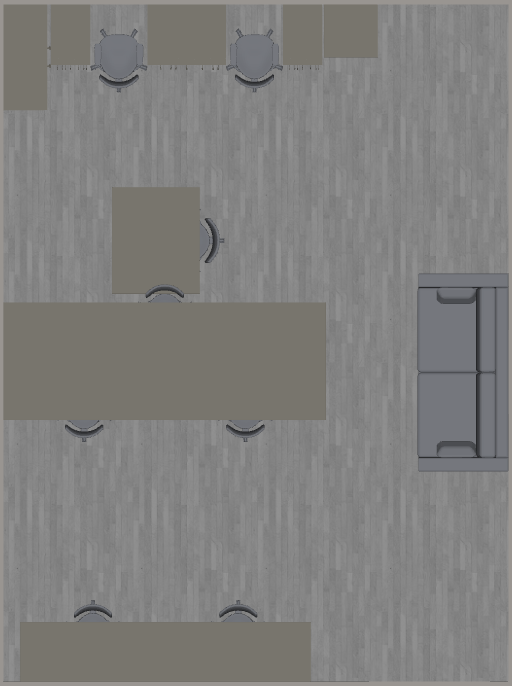
#> input picture floorplan.png, 512 x 686 px, found by its file name
$ python floor_view.py
#> lines starting #> are read from the running program, lines starting #| are printed output that depends on the picture
import socket
import threading
import matplotlib.pyplot as plt
import matplotlib.animation as animation
import matplotlib.image as mpimg
import numpy as np
from scipy.optimize import least_squares
import json

# ---------------- CONFIGURATION ---------------- #
HOST = "192.168.xx.xx"  # Your PC's IP address
PORT = 7007  # Must match ESP32 port
ANCHOR_POSITIONS = np.array(
    [[15, 5], [290, 5], [165, 625]]  # Anchor 1  # Anchor 2  # Anchor 3
)
MARGIN = 20  # For dynamic zoom (not needed for fixed view)
ROOM_WIDTH = 480  # cm
ROOM_HEIGHT = 650  # cm
IMAGE_FILE = "floorplan.png"  # Background image of your room
# ------------------------------------------------ #

# Global variables
latest_data = None
latest_signal_strengths = None  # New variable for signal strengths
data_lock = threading.Lock()
server_running = True
buffer = ""


# [28 lines left out: function trilaterate, not called in this run]


def wifi_server():
    """TCP server to receive data from ESP32"""
    global latest_data, latest_signal_strengths, server_running, buffer

    with socket.socket(socket.AF_INET, socket.SOCK_STREAM) as s:
        s.setsockopt(socket.SOL_SOCKET, socket.SO_REUSEADDR, 1)
        s.bind((HOST, PORT))
        s.listen()
        print(f"Server listening on {HOST}:{PORT}")

        while server_running:
            try:
                conn, addr = s.accept()
                with conn:
                    print(f"Connected by {addr}")
                    while server_running:
                        try:
                            data = conn.recv(1024)
                            if not data:
                                break
                            decoded = data.decode("utf-8")
                            buffer += decoded

                            while "\n" in buffer:
                                line, buffer = buffer.split("\n", 1)
                                line = line.strip()
                                if line:
                                    try:
                                        # Parse JSON data
                                        json_data = json.loads(line)
                                        anchors = json_data[
                                            "anchors"
                                        ]  # Extract the anchors dictionary
                                        d1 = float(anchors["A1"]["distance"])
                                        d2 = float(anchors["A2"]["distance"])
                                        d3 = float(anchors["A3"]["distance"])
                                        s1 = float(anchors["A1"]["rssi"])
                                        s2 = float(anchors["A2"]["rssi"])
                                        s3 = float(anchors["A3"]["rssi"])
                                        with data_lock:
                                            latest_data = (d1, d2, d3)
                                            latest_signal_strengths = (s1, s2, s3)

                                        print(f"Tag ID: {json_data['tag_id']}")
                                        print(
                                            f"Received data: d1={d1:.2f} cm, d2={d2:.2f} cm, d3={d3:.2f} cm"
                                        )
                                        print(
                                            f"Signal strengths: s1={s1:.2f} dBm, s2={s2:.2f} dBm, s3={s3:.2f} dBm"
                                        )

                                    except (
                                        ValueError,
                                        KeyError,
                                        json.JSONDecodeError,
                                    ) as e:
                                        print(f"Invalid data: {line} - Error: {e}")
                        except ConnectionResetError:
                            print("Client disconnected")
                            break
            except OSError as e:
                if server_running:
                    print(f"Server error: {e}")
                break


# ---------------- PLOTTING SETUP ---------------- #
fig, ax = plt.subplots(figsize=(10, 8))

# Load and display room background image
bg_img = mpimg.imread(IMAGE_FILE)
#> bg_img is the input picture: shape (686, 512, 3) float32; mean R, G, B 0.504, 0.502, 0.496
img_extent = [0, ROOM_WIDTH, 0, ROOM_HEIGHT]
ax.imshow(bg_img, extent=img_extent, origin="lower", alpha=0.6, zorder=-1)

# Plot anchors and create text annotations for signal strength
anchor_texts = []
for i, (x, y) in enumerate(ANCHOR_POSITIONS):
    color = ["g", "b", "m"][i]
    ax.plot(x, y, f"{color}^", markersize=12, label=f"Anchor {i + 1}")
    # Create text object for signal strength, positioned above each anchor
    txt = ax.text(x, y + 20, "", color=color, ha="center", va="bottom")
    anchor_texts.append(txt)

# Tag and path
(tag_dot,) = ax.plot([], [], "ro", markersize=10, label="Tag Position")
(path_line,) = ax.plot([], [], "b-", alpha=0.5, linewidth=1, label="Tag Path")

path_x, path_y = [], []

# Set fixed room size view
ax.set_xlim(0, ROOM_WIDTH)
ax.set_ylim(0, ROOM_HEIGHT)
ax.set_aspect("equal")
ax.grid(True, linestyle="--", alpha=0.7)
ax.legend(loc="upper right")
ax.set_title("Real-time UWB Tag Position Tracking (3 Anchors)", pad=40)
ax.set_xlabel("X Position (cm)", labelpad=10)
ax.set_ylabel("Y Position (cm)", labelpad=10)


# ---------------- ANIMATION FUNCTION ---------------- #
def update(frame):
    global latest_data, latest_signal_strengths, path_x, path_y

    with data_lock:
        if latest_data and latest_signal_strengths:
            d1, d2, d3 = latest_data
            s1, s2, s3 = latest_signal_strengths

            # Update signal strength texts
            for i, (txt, sig) in enumerate(zip(anchor_texts, (s1, s2, s3))):
                txt.set_text(f"{sig:.1f} dBm")

            pos = trilaterate([d1, d2, d3], ANCHOR_POSITIONS)
            if pos is not None:
                x_cm, y_cm = pos
                print(f"Tag position: x={x_cm:.1f} cm, y={y_cm:.1f} cm")

                tag_dot.set_data([x_cm], [y_cm])
                path_x.append(x_cm)
                path_y.append(y_cm)
                if len(path_x) > 100:
                    path_x.pop(0)
                    path_y.pop(0)
                path_line.set_data(path_x, path_y)

    return tag_dot, path_line, *anchor_texts


# ---------------- MAIN EXECUTION ---------------- #
if __name__ == "__main__":
    server_thread = threading.Thread(target=wifi_server, daemon=True)
    server_thread.start()

    ani = animation.FuncAnimation(
        fig, update, interval=100, cache_frame_data=False, blit=False
    )

    try:
        plt.tight_layout()
        plt.show()
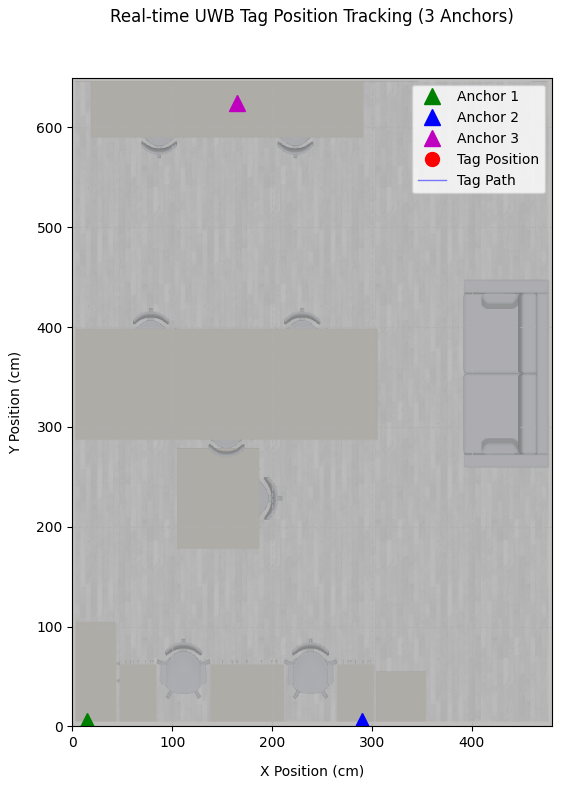
#> figure drawn by matplotlib, 1 panel
    except KeyboardInterrupt:
        print("\nShutting down server...")
    finally:
        server_running = False
        plt.close()
